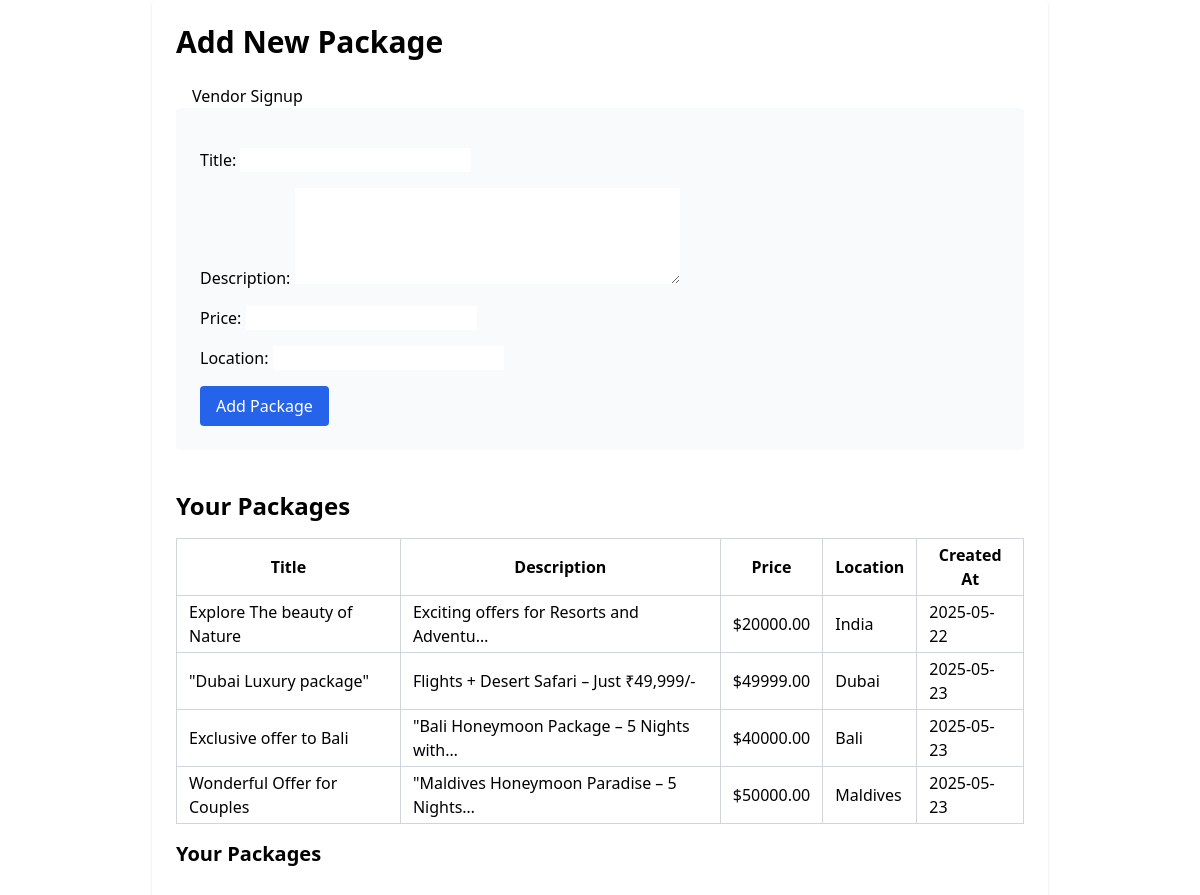
The app's page /vendor_dashboard/ (signed in) with its own data.
### travelapp/models.py (models this page shows, shortened)
class Package(models.Model):
    vendor = models.ForeignKey(User, on_delete=models.CASCADE)  # vendor user
    title = models.CharField(max_length=100)
    description = models.TextField()
    price = models.DecimalField(max_digits=8, decimal_places=2)
    location = models.CharField(max_length=100)
    created_at = models.DateTimeField(auto_now_add=True)
    is_approved = models.BooleanField(default=False)

### travelapp/views.py (the view)
# urls.py: path('vendor_dashboard/', v.vendor_dashboard, name='vendor_dashboard'),
def vendor_dashboard(request):
    if request.method == 'POST':
        form = PackageForm(request.POST)
        if form.is_valid():
            package = form.save(commit=False)
            package.vendor = request.user
            package.save()
            return redirect('vendor_dashboard')
    else:
        form = PackageForm()
    packages = request.user.package_set.all()
    return render(request, 'vendor_dashboard.html', {
        'form': form,
        'packages': packages,
    })

### travelapp/forms.py
class PackageForm(forms.ModelForm):
    class Meta:
        model = Package
        fields = ['title', 'description', 'price', 'location']
        widgets = {
            'description': forms.Textarea(attrs={'rows': 4}),
        }

### travelapp/templates/vendor_dashboard.html (shortened to what this page needs)
{% load static %}
<!DOCTYPE html>
<html lang="en">
    <head>
        <script src="https://cdn.tailwindcss.com"></script>
    </head>
    <body>
        <div class="max-w-4xl mx-auto bg-white p-6 rounded shadow">
            <h1 class="text-3xl font-bold mb-6">Add New Package</h1>
            <a href="{% url 'v_signup' %}" class="btn btn-success rounded-pill py-2 px-4">Vendor Signup</a>
            <form method="POST" class="space-y-4 bg-gray-50 p-6 rounded">
              {{ form.as_p }}
              <button type="submit" class="bg-blue-600 text-white px-4 py-2 rounded hover:bg-blue-700">
                Add Package
              </button>
            </form>
            <h2 class="mt-10 text-2xl font-semibold">Your Packages</h2>
                <table class="w-full mt-4 border-collapse border border-gray-300">
                  <thead>
                    <tr>
                      <th class="border border-gray-300 px-3 py-1">Title</th>
                      <th class="border border-gray-300 px-3 py-1">Description</th>
                      <th class="border border-gray-300 px-3 py-1">Price</th>
                      <th class="border border-gray-300 px-3 py-1">Location</th>
                      <th class="border border-gray-300 px-3 py-1">Created At</th>
                    </tr>
                  </thead>
                  <tbody>
                    {% for pkg in packages %}
                    <tr>
                      <td class="border border-gray-300 px-3 py-1">{{ pkg.title }}</td>
                      <td class="border border-gray-300 px-3 py-1">{{ pkg.description|truncatechars:40 }}</td>
                      <td class="border border-gray-300 px-3 py-1">${{ pkg.price }}</td>
                      <td class="border border-gray-300 px-3 py-1">{{ pkg.location }}</td>
                      <td class="border border-gray-300 px-3 py-1">{{ pkg.created_at|date:"Y-m-d" }}</td>
                    </tr>
                    {% empty %}
                      <tr>
                        <td colspan="5" class="text-center py-4">No packages yet.</td>
                      </tr>
                    {% endfor %}
                  </tbody>
                </table>
                <h2 class="text-xl font-bold my-4">Your Packages</h2>
        </div>
    </body>
</html>

### records on screen
Package: title "Explore The beauty of Nature", description "Exciting offers for Resorts and Adventu…", price "20000.00", location "India", created_at "2025-05-22"
Package: title "\"Dubai Luxury package\"", description "Flights + Desert Safari – Just ₹49,999/-", price "49999.00", location "Dubai", created_at "2025-05-23"
Package: title "Exclusive offer to Bali", description "\"Bali Honeymoon Package – 5 Nights with…", price "40000.00", location "Bali", created_at "2025-05-23"
Package: title "Wonderful Offer for Couples", description "\"Maldives Honeymoon Paradise – 5 Nights…", price "50000.00", location "Maldives", created_at "2025-05-23"
